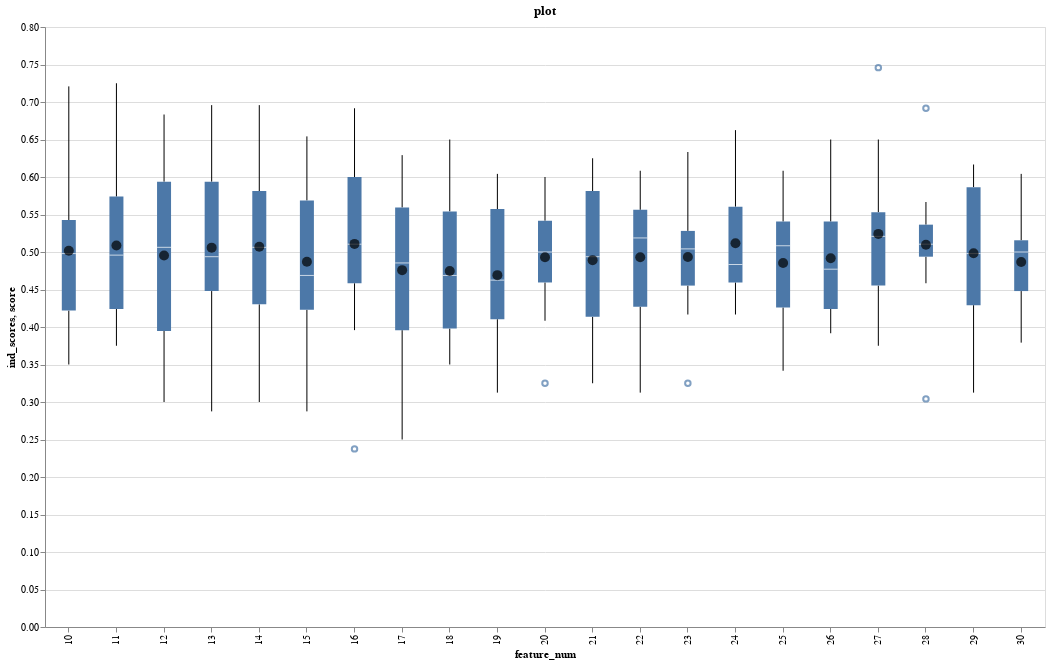

The notebook cell this image was saved under:
### Code cell
bp_preprocessing.altair_feature_selection_chart(rforest_stats,uniqueness=3)
